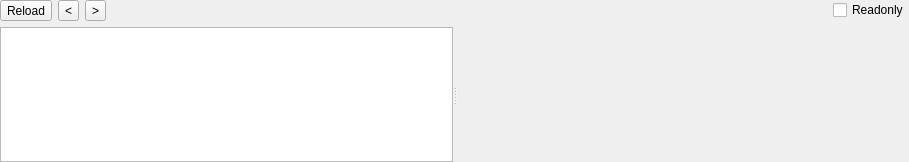
<?xml version="1.0" encoding="UTF-8"?>
<ui version="4.0">
 <class>NEWidget</class>
 <widget class="QWidget" name="NEWidget">
  <property name="geometry">
   <rect>
    <x>0</x>
    <y>0</y>
    <width>909</width>
    <height>162</height>
   </rect>
  </property>
  <property name="windowTitle">
   <string notr="true">NE</string>
  </property>
  <layout class="QVBoxLayout" name="verticalLayout">
   <property name="leftMargin">
    <number>0</number>
   </property>
   <property name="topMargin">
    <number>0</number>
   </property>
   <property name="rightMargin">
    <number>0</number>
   </property>
   <property name="bottomMargin">
    <number>0</number>
   </property>
   <item>
    <layout class="QHBoxLayout" name="horizontalLayout">
     <property name="sizeConstraint">
      <enum>QLayout::SetDefaultConstraint</enum>
     </property>
     <item>
      <widget class="QToolButton" name="toolButtonReload">
       <property name="text">
        <string>Reload</string>
       </property>
      </widget>
     </item>
     <item>
      <widget class="QToolButton" name="toolButtonPrev">
       <property name="text">
        <string notr="true">&lt;</string>
       </property>
      </widget>
     </item>
     <item>
      <widget class="QToolButton" name="toolButtonNext">
       <property name="text">
        <string notr="true">&gt;</string>
       </property>
      </widget>
     </item>
     <item>
      <spacer name="horizontalSpacer">
       <property name="orientation">
        <enum>Qt::Horizontal</enum>
       </property>
       <property name="sizeHint" stdset="0">
        <size>
         <width>40</width>
         <height>20</height>
        </size>
       </property>
      </spacer>
     </item>
     <item>
      <widget class="QCheckBox" name="checkBoxReadonly">
       <property name="text">
        <string>Readonly</string>
       </property>
      </widget>
     </item>
    </layout>
   </item>
   <item>
    <widget class="QSplitter" name="splitter">
     <property name="orientation">
      <enum>Qt::Horizontal</enum>
     </property>
     <widget class="QTreeWidget" name="treeWidgetNavi">
      <property name="sizePolicy">
       <sizepolicy hsizetype="Expanding" vsizetype="Expanding">
        <horstretch>0</horstretch>
        <verstretch>0</verstretch>
       </sizepolicy>
      </property>
      <attribute name="headerVisible">
       <bool>false</bool>
      </attribute>
      <column>
       <property name="text">
        <string notr="true">1</string>
       </property>
      </column>
     </widget>
     <widget class="QStackedWidget" name="stackedWidgetInfo">
      <widget class="QWidget" name="page_Info">
       <layout class="QVBoxLayout" name="verticalLayout_14">
        <property name="leftMargin">
         <number>0</number>
        </property>
        <property name="topMargin">
         <number>0</number>
        </property>
        <property name="rightMargin">
         <number>0</number>
        </property>
        <property name="bottomMargin">
         <number>0</number>
        </property>
        <item>
         <widget class="XFileInfoWidget" name="widgetInfo" native="true"/>
        </item>
       </layout>
      </widget>
      <widget class="QWidget" name="page_Visualization">
       <layout class="QVBoxLayout" name="verticalLayout_15">
        <property name="leftMargin">
         <number>0</number>
        </property>
        <property name="topMargin">
         <number>0</number>
        </property>
        <property name="rightMargin">
         <number>0</number>
        </property>
        <property name="bottomMargin">
         <number>0</number>
        </property>
        <item>
         <widget class="XVisualizationWidget" name="widgetVisualization" native="true"/>
        </item>
       </layout>
      </widget>
      <widget class="QWidget" name="page_VirusTotal">
       <layout class="QVBoxLayout" name="verticalLayout_14_2">
        <property name="leftMargin">
         <number>0</number>
        </property>
        <property name="topMargin">
         <number>0</number>
        </property>
        <property name="rightMargin">
         <number>0</number>
        </property>
        <property name="bottomMargin">
         <number>0</number>
        </property>
        <item>
         <widget class="XVirusTotalWidget" name="widgetVirusTotal" native="true"/>
        </item>
       </layout>
      </widget>
      <widget class="QWidget" name="page_HEX">
       <layout class="QVBoxLayout" name="verticalLayout_2">
        <property name="spacing">
         <number>0</number>
        </property>
        <property name="leftMargin">
         <number>0</number>
        </property>
        <property name="topMargin">
         <number>0</number>
        </property>
        <property name="rightMargin">
         <number>0</number>
        </property>
        <property name="bottomMargin">
         <number>0</number>
        </property>
        <item>
         <widget class="XHexViewWidget" name="widgetHex" native="true"/>
        </item>
       </layout>
      </widget>
      <widget class="QWidget" name="page_Disasm">
       <layout class="QVBoxLayout" name="verticalLayout_10">
        <property name="leftMargin">
         <number>0</number>
        </property>
        <property name="topMargin">
         <number>0</number>
        </property>
        <property name="rightMargin">
         <number>0</number>
        </property>
        <property name="bottomMargin">
         <number>0</number>
        </property>
        <item>
         <widget class="XMultiDisasmWidget" name="widgetDisasm" native="true"/>
        </item>
       </layout>
      </widget>
      <widget class="QWidget" name="page_Hash">
       <layout class="QVBoxLayout" name="verticalLayout_11">
        <property name="leftMargin">
         <number>0</number>
        </property>
        <property name="topMargin">
         <number>0</number>
        </property>
        <property name="rightMargin">
         <number>0</number>
        </property>
        <property name="bottomMargin">
         <number>0</number>
        </property>
        <item>
         <widget class="XHashWidget" name="widgetHash" native="true"/>
        </item>
       </layout>
      </widget>
      <widget class="QWidget" name="page_Strings">
       <layout class="QVBoxLayout" name="verticalLayout_6">
        <property name="leftMargin">
         <number>0</number>
        </property>
        <property name="topMargin">
         <number>0</number>
        </property>
        <property name="rightMargin">
         <number>0</number>
        </property>
        <property name="bottomMargin">
         <number>0</number>
        </property>
        <item>
         <widget class="SearchStringsWidget" name="widgetStrings" native="true"/>
        </item>
       </layout>
      </widget>
      <widget class="QWidget" name="page_Signatures">
       <layout class="QVBoxLayout" name="verticalLayout_12">
        <property name="leftMargin">
         <number>0</number>
        </property>
        <property name="topMargin">
         <number>0</number>
        </property>
        <property name="rightMargin">
         <number>0</number>
        </property>
        <property name="bottomMargin">
         <number>0</number>
        </property>
        <item>
         <widget class="SearchSignaturesWidget" name="widgetSignatures" native="true"/>
        </item>
       </layout>
      </widget>
      <widget class="QWidget" name="page_MemoryMap">
       <layout class="QVBoxLayout" name="verticalLayout_7">
        <property name="leftMargin">
         <number>0</number>
        </property>
        <property name="topMargin">
         <number>0</number>
        </property>
        <property name="rightMargin">
         <number>0</number>
        </property>
        <property name="bottomMargin">
         <number>0</number>
        </property>
        <item>
         <widget class="XMemoryMapWidget" name="widgetMemoryMap" native="true"/>
        </item>
       </layout>
      </widget>
      <widget class="QWidget" name="page_Entropy">
       <layout class="QVBoxLayout" name="verticalLayout_8">
        <property name="leftMargin">
         <number>0</number>
        </property>
        <property name="topMargin">
         <number>0</number>
        </property>
        <property name="rightMargin">
         <number>0</number>
        </property>
        <property name="bottomMargin">
         <number>0</number>
        </property>
        <item>
         <widget class="XEntropyWidget" name="widgetEntropy" native="true"/>
        </item>
       </layout>
      </widget>
      <widget class="QWidget" name="page_Detect">
       <layout class="QVBoxLayout" name="verticalLayout_9">
        <property name="leftMargin">
         <number>0</number>
        </property>
        <property name="topMargin">
         <number>0</number>
        </property>
        <property name="rightMargin">
         <number>0</number>
        </property>
        <property name="bottomMargin">
         <number>0</number>
        </property>
        <item>
         <widget class="NFDWidgetAdvanced" name="widgetHeuristicScan" native="true"/>
        </item>
       </layout>
      </widget>
      <widget class="QWidget" name="page_Extractor">
       <layout class="QVBoxLayout" name="verticalLayout_26XX">
        <property name="leftMargin">
         <number>0</number>
        </property>
        <property name="topMargin">
         <number>0</number>
        </property>
        <property name="rightMargin">
         <number>0</number>
        </property>
        <property name="bottomMargin">
         <number>0</number>
        </property>
        <item>
         <widget class="XExtractorWidget" name="widgetExtractor" native="true"/>
        </item>
       </layout>
      </widget>
      <widget class="QWidget" name="page_Search">
       <layout class="QVBoxLayout" name="verticalLayout_63">
        <property name="leftMargin">
         <number>0</number>
        </property>
        <property name="topMargin">
         <number>0</number>
        </property>
        <property name="rightMargin">
         <number>0</number>
        </property>
        <property name="bottomMargin">
         <number>0</number>
        </property>
        <item>
         <widget class="SearchValuesWidget" name="widgetSearch" native="true"/>
        </item>
       </layout>
      </widget>
      <widget class="QWidget" name="page_DIEScan">
       <layout class="QVBoxLayout" name="verticalLayout_5dd">
        <property name="leftMargin">
         <number>0</number>
        </property>
        <property name="topMargin">
         <number>0</number>
        </property>
        <property name="rightMargin">
         <number>0</number>
        </property>
        <property name="bottomMargin">
         <number>0</number>
        </property>
        <item>
         <widget class="DIEWidgetAdvanced" name="widgetDIEScan" native="true"/>
        </item>
       </layout>
      </widget>
      <widget class="QWidget" name="page_YARAScan">
       <layout class="QVBoxLayout" name="verticalLayout_6dd">
        <property name="leftMargin">
         <number>0</number>
        </property>
        <property name="topMargin">
         <number>0</number>
        </property>
        <property name="rightMargin">
         <number>0</number>
        </property>
        <property name="bottomMargin">
         <number>0</number>
        </property>
        <item>
         <widget class="YARAWidgetAdvanced" name="widgetYARAScan" native="true"/>
        </item>
       </layout>
      </widget>
      <widget class="QWidget" name="page_DOS_HEADER">
       <layout class="QVBoxLayout" name="verticalLayout_3">
        <property name="leftMargin">
         <number>0</number>
        </property>
        <property name="topMargin">
         <number>0</number>
        </property>
        <property name="rightMargin">
         <number>0</number>
        </property>
        <property name="bottomMargin">
         <number>0</number>
        </property>
        <item>
         <widget class="QSplitter" name="splitter_2">
          <property name="orientation">
           <enum>Qt::Vertical</enum>
          </property>
          <widget class="QTableWidget" name="tableWidget_DOS_HEADER">
           <property name="editTriggers">
            <set>QAbstractItemView::NoEditTriggers</set>
           </property>
           <property name="selectionMode">
            <enum>QAbstractItemView::SingleSelection</enum>
           </property>
           <property name="selectionBehavior">
            <enum>QAbstractItemView::SelectRows</enum>
           </property>
           <attribute name="horizontalHeaderVisible">
            <bool>false</bool>
           </attribute>
           <attribute name="verticalHeaderVisible">
            <bool>false</bool>
           </attribute>
           <attribute name="verticalHeaderDefaultSectionSize">
            <number>24</number>
           </attribute>
          </widget>
          <widget class="ToolsWidget" name="widgetHex_DOS_HEADER" native="true"/>
         </widget>
        </item>
       </layout>
      </widget>
      <widget class="QWidget" name="page_OS2_HEADER">
       <layout class="QVBoxLayout" name="verticalLayout_5">
        <property name="leftMargin">
         <number>0</number>
        </property>
        <property name="topMargin">
         <number>0</number>
        </property>
        <property name="rightMargin">
         <number>0</number>
        </property>
        <property name="bottomMargin">
         <number>0</number>
        </property>
        <item>
         <widget class="QSplitter" name="splitter_3">
          <property name="orientation">
           <enum>Qt::Vertical</enum>
          </property>
          <widget class="QTableWidget" name="tableWidget_OS2_HEADER">
           <property name="editTriggers">
            <set>QAbstractItemView::NoEditTriggers</set>
           </property>
           <property name="selectionMode">
            <enum>QAbstractItemView::SingleSelection</enum>
           </property>
           <property name="selectionBehavior">
            <enum>QAbstractItemView::SelectRows</enum>
           </property>
           <attribute name="horizontalHeaderVisible">
            <bool>false</bool>
           </attribute>
           <attribute name="verticalHeaderVisible">
            <bool>false</bool>
           </attribute>
           <attribute name="verticalHeaderDefaultSectionSize">
            <number>24</number>
           </attribute>
          </widget>
          <widget class="ToolsWidget" name="widgetHex_OS2_HEADER" native="true">
           <property name="maximumSize">
            <size>
             <width>16777215</width>
             <height>200</height>
            </size>
           </property>
          </widget>
         </widget>
        </item>
       </layout>
      </widget>
      <widget class="QWidget" name="page_Segments">
       <layout class="QVBoxLayout" name="verticalLayout_13">
        <property name="leftMargin">
         <number>0</number>
        </property>
        <property name="topMargin">
         <number>0</number>
        </property>
        <property name="rightMargin">
         <number>0</number>
        </property>
        <property name="bottomMargin">
         <number>0</number>
        </property>
        <item>
         <widget class="QSplitter" name="splitter_4">
          <property name="orientation">
           <enum>Qt::Vertical</enum>
          </property>
          <widget class="XTableView" name="tableView_SEGMENTS">
           <property name="contextMenuPolicy">
            <enum>Qt::CustomContextMenu</enum>
           </property>
           <property name="editTriggers">
            <set>QAbstractItemView::NoEditTriggers</set>
           </property>
           <property name="selectionMode">
            <enum>QAbstractItemView::SingleSelection</enum>
           </property>
           <property name="selectionBehavior">
            <enum>QAbstractItemView::SelectRows</enum>
           </property>
           <attribute name="horizontalHeaderDefaultSectionSize">
            <number>57</number>
           </attribute>
           <attribute name="verticalHeaderVisible">
            <bool>false</bool>
           </attribute>
           <attribute name="verticalHeaderMinimumSectionSize">
            <number>20</number>
           </attribute>
           <attribute name="verticalHeaderDefaultSectionSize">
            <number>20</number>
           </attribute>
          </widget>
          <widget class="ToolsWidget" name="widgetHex_SEGMENTS" native="true">
           <property name="sizePolicy">
            <sizepolicy hsizetype="Expanding" vsizetype="Expanding">
             <horstretch>0</horstretch>
             <verstretch>0</verstretch>
            </sizepolicy>
           </property>
          </widget>
         </widget>
        </item>
       </layout>
      </widget>
      <widget class="QWidget" name="page_OVERLAY">
       <layout class="QVBoxLayout" name="verticalLayout_4">
        <property name="spacing">
         <number>1</number>
        </property>
        <property name="leftMargin">
         <number>1</number>
        </property>
        <property name="topMargin">
         <number>1</number>
        </property>
        <property name="rightMargin">
         <number>1</number>
        </property>
        <property name="bottomMargin">
         <number>1</number>
        </property>
        <item>
         <widget class="ToolsWidget" name="widgetHex_OVERLAY" native="true"/>
        </item>
       </layout>
      </widget>
     </widget>
    </widget>
   </item>
  </layout>
 </widget>
 <customwidgets>
  <customwidget>
   <class>XFileInfoWidget</class>
   <extends>QWidget</extends>
   <header>xfileinfowidget.h</header>
   <container>1</container>
  </customwidget>
  <customwidget>
   <class>SearchStringsWidget</class>
   <extends>QWidget</extends>
   <header>searchstringswidget.h</header>
   <container>1</container>
  </customwidget>
  <customwidget>
   <class>ToolsWidget</class>
   <extends>QWidget</extends>
   <header>toolswidget.h</header>
   <container>1</container>
  </customwidget>
  <customwidget>
   <class>XEntropyWidget</class>
   <extends>QWidget</extends>
   <header>xentropywidget.h</header>
   <container>1</container>
  </customwidget>
  <customwidget>
   <class>NFDWidgetAdvanced</class>
   <extends>QWidget</extends>
   <header>nfdwidgetadvanced.h</header>
   <container>1</container>
  </customwidget>
  <customwidget>
   <class>XMemoryMapWidget</class>
   <extends>QWidget</extends>
   <header>xmemorymapwidget.h</header>
   <container>1</container>
  </customwidget>
  <customwidget>
   <class>XHexViewWidget</class>
   <extends>QWidget</extends>
   <header>xhexviewwidget.h</header>
   <container>1</container>
  </customwidget>
  <customwidget>
   <class>XHashWidget</class>
   <extends>QWidget</extends>
   <header>xhashwidget.h</header>
   <container>1</container>
  </customwidget>
  <customwidget>
   <class>XVirusTotalWidget</class>
   <extends>QWidget</extends>
   <header>xvirustotalwidget.h</header>
   <container>1</container>
  </customwidget>
  <customwidget>
   <class>XExtractorWidget</class>
   <extends>QWidget</extends>
   <header>xextractorwidget.h</header>
   <container>1</container>
  </customwidget>
  <customwidget>
   <class>SearchValuesWidget</class>
   <extends>QWidget</extends>
   <header>searchvalueswidget.h</header>
   <container>1</container>
  </customwidget>
  <customwidget>
   <class>XVisualizationWidget</class>
   <extends>QWidget</extends>
   <header>xvisualizationwidget.h</header>
   <container>1</container>
  </customwidget>
  <customwidget>
   <class>SearchSignaturesWidget</class>
   <extends>QWidget</extends>
   <header>searchsignatureswidget.h</header>
   <container>1</container>
  </customwidget>
  <customwidget>
   <class>DIEWidgetAdvanced</class>
   <extends>QWidget</extends>
   <header>diewidgetadvanced.h</header>
   <container>1</container>
  </customwidget>
  <customwidget>
   <class>YARAWidgetAdvanced</class>
   <extends>QWidget</extends>
   <header>yarawidgetadvanced.h</header>
   <container>1</container>
  </customwidget>
  <customwidget>
   <class>XMultiDisasmWidget</class>
   <extends>QWidget</extends>
   <header>xmultidisasmwidget.h</header>
   <container>1</container>
  </customwidget>
  <customwidget>
   <class>XTableView</class>
   <extends>QTableView</extends>
   <header>xtableview.h</header>
  </customwidget>
 </customwidgets>
 <resources/>
 <connections/>
</ui>
